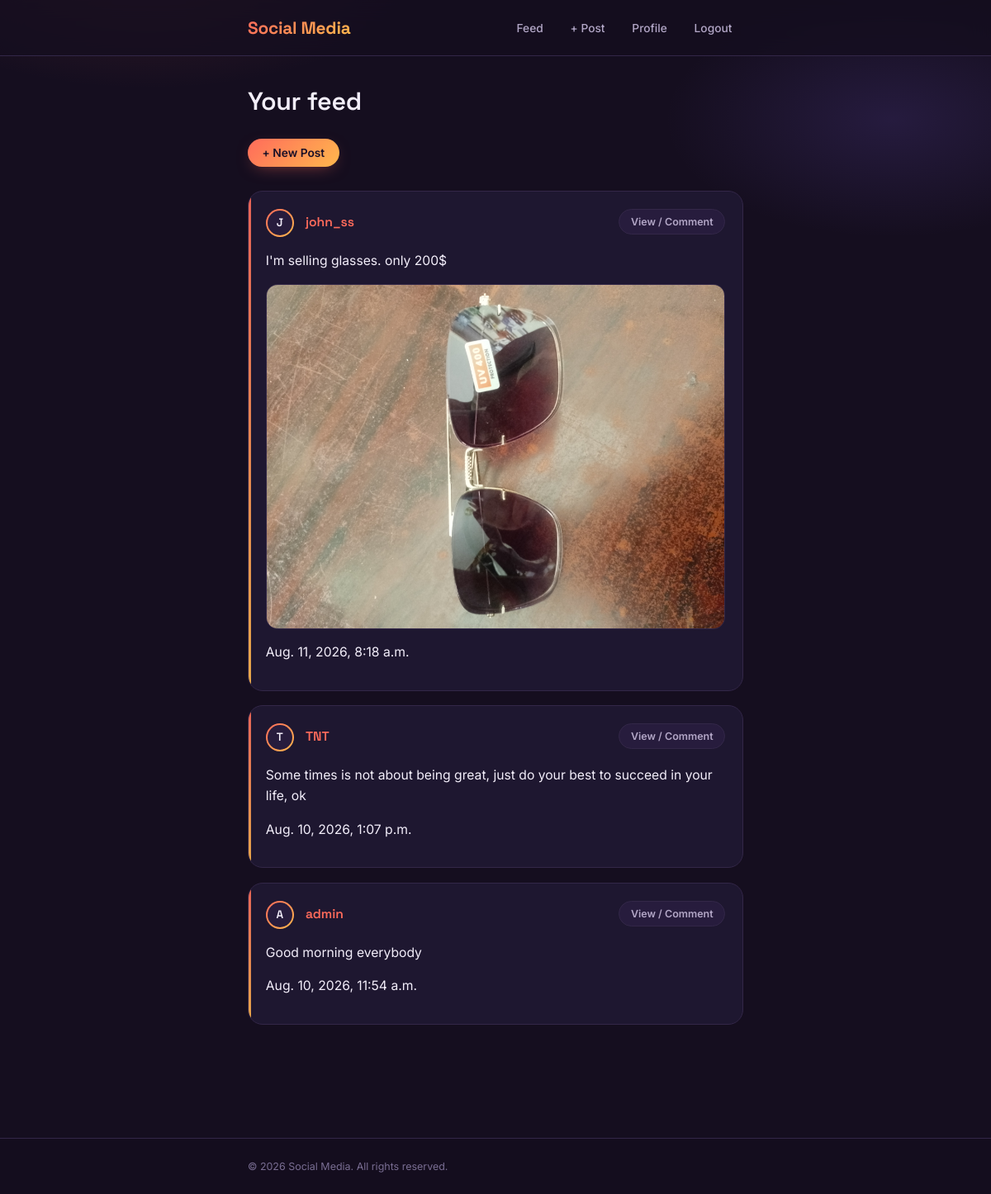
The page /feed/ (signed in) on the database its author committed.
### mainapp/models.py (models this page shows, shortened)
class Post(models.Model):
    user = models.ForeignKey(User,on_delete=models.CASCADE,related_name='posts')
    text = models.TextField(blank = True)
    image = models.ImageField(upload_to ='post_image/', blank = True, null = True)
    created_at = models.DateTimeField(auto_now_add = True)
    class Meta:
        ordering = ['-created_at']

### mainapp/views.py (the view)
# urls.py: path('feed/', views.feed, name='feed'),
@login_required
def feed(request):
    posts = Post.objects.all()
    return render(request,'mainapp/feed.html',{'posts':posts})

### mainapp/templates/mainapp/feed.html
{% extends 'mainapp/base.html' %}
{% block content %}
<h1>Your feed</h1>
<a class="button" href="{% url 'create_post' %}">+ New Post</a>
{% for post in posts %}
<div class="card">
    <a class="button secondary" href="{% url 'post_detail' post.id %}">View / Comment</a>
    <span class="avatar"><span>{{ post.user.username|first|upper }}</span></span>
    <a href="{% url 'profile' post.user.username %}">
        <strong>{{ post.user.username }}</strong>
    </a>
    <p>{{ post.text }}</p>
    {% if post.image %}
    <img src="{{ post.image.url }}" alt="Post image">
    {% endif %}
    <p class="small-text">{{ post.created_at }}</p>
</div>
{% empty %}
<div class="card">
    <p>No posts yet. Be the first to share something.</p>
</div>
{% endfor %}
{% endblock %}

### mainapp/static/mainapp/styles.css (style rules this page uses)
:root { --bg: #150E1F; --surface: #1E1730; --surface-2: #271C3D; --text: #F3EEFA; --text-soft: #B3A7C7; --text-faint: #7A6E93; --coral: #FF6B5B; --amber: #FFB84D; --violet: #8C6BFF; --line: #332748; --grad: linear-gradient(135deg, var(--coral), var(--amber)); --display: 'Space Grotesk', sans-serif; --sans: 'Inter', -apple-system, BlinkMacSystemFont, sans-serif; font-family: var(--sans); color: var(--text); }
* { box-sizing: border-box; }
body { margin: 0; padding: 0; background: radial-gradient(600px 300px at 15% -5%, rgba(255, 107, 91, 0.16), transparent 60%), radial-gradient(500px 260px at 90% 10%, rgba(140, 107, 255, 0.14), transparent 55%), var(--bg); background-attachment: fixed; color: var(--text); -webkit-font-smoothing: antialiased; }
a { color: var(--coral); }
main>h1, main>h2 { font-family: var(--display); font-weight: 600; letter-spacing: -0.01em; margin: 0 0 1.6rem; }
main>h1 { font-size: 1.9rem; }
main>a.button { margin-bottom: 1.6rem; }
.card { position: relative; background: var(--surface); border: 1px solid var(--line); border-radius: 18px; padding: 1.3rem 1.3rem 1.1rem; margin-bottom: 1.1rem; overflow: hidden; }
.card::before { content: ""; position: absolute; left: 0; top: 0; bottom: 0; width: 3px; background: var(--grad); opacity: 0.9; }
.card strong { font-family: var(--display); font-weight: 600; font-size: 0.98rem; display: inline-block; margin-bottom: 0.5rem; }
.card p { font-size: 0.98rem; line-height: 1.6; color: var(--text); }
.card img { max-width: 100%; height: auto; border-radius: 14px; display: block; margin: 0.8rem 0; border: 1px solid var(--line); }
.card>a.button { float: right; margin-left: 0.75rem; }
.card::after { content: ""; display: table; clear: both; }
.avatar { display: inline-flex; align-items: center; justify-content: center; width: 34px; height: 34px; border-radius: 50%; color: var(--text); font-family: var(--display); font-weight: 600; font-size: 0.85rem; margin-right: 0.6rem; vertical-align: middle; background-image: var(--grad); padding: 2px; }
.avatar span { width: 100%; height: 100%; border-radius: 50%; background: var(--surface-2); display: flex; align-items: center; justify-content: center; }
button, a.button { display: inline-block; font-family: var(--sans); font-weight: 600; font-size: 0.86rem; background: var(--grad); color: #1B1027; border: none; border-radius: 999px; padding: 0.55rem 1.1rem; cursor: pointer; text-decoration: none; box-shadow: 0 6px 20px -8px rgba(255, 107, 91, 0.55); transition: filter .15s ease, transform .1s ease; }
.card>a.button, a.button.secondary { background: var(--surface-2); color: var(--text-soft); border: 1px solid var(--line); box-shadow: none; font-size: 0.78rem; padding: 0.45rem 0.85rem; }
.small-text { color: var(--text-faint); font-size: 0.82rem; }
.button { position: relative; overflow: hidden; transition: transform 0.2s ease, box-shadow 0.2s ease; }

### rows shown on the page
Post: user.username|first "J", user.username "john_ss", text "I'm selling glasses. only 200$", image (picture), created_at "Aug. 11, 2026, 8:18 a.m."
Post: user.username|first "T", user.username "TNT", text "Some times is not about being great, just do your best to succeed in your life, ok", created_at "Aug. 10, 2026, 1:07 p.m."
Post: user.username|first "A", user.username "admin", text "Good morning everybody", created_at "Aug. 10, 2026, 11:54 a.m."
